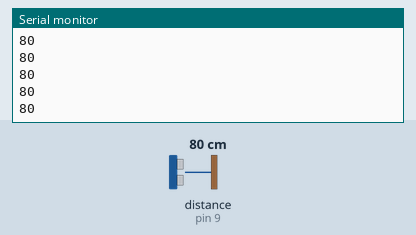
This sketch was run on a simulated Arduino Uno, built with avr-gcc and run on an emulated ATmega328P. On the bench: the last lines printed to the serial monitor. Wiring (inferred from the names in the program): ultrasonic range finder: trigger pin 8; echo pin 9. Inputs (shaded band) come from the test bench; at power-on: distance to the obstacle (sensor on pin 9) 80 cm. The echo pulse lasts 58.3 µs per cm.

Above: at 1.2 s.
1.3 s: distance to the obstacle (sensor on pin 9) set to 2 cm
At 1.42 s:
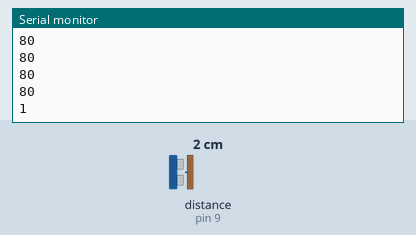
2.8 s: distance to the obstacle (sensor on pin 9) set to 4 cm
At 2.84 s:
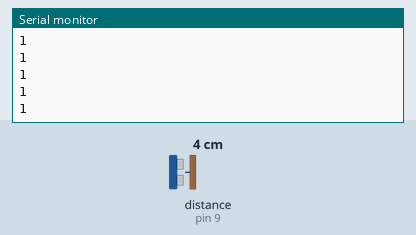
Timing chart, 0 to 5.8 s (numbered marks = the images above; inputs shaded):
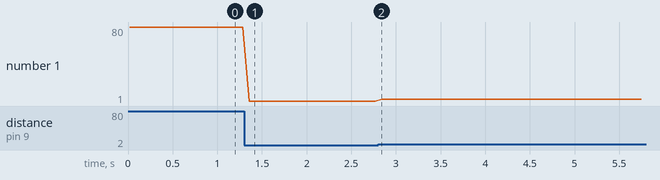

The sketch:

sketch_dec30a.ino
```cpp
const int TRIG_PIN = 8;
const int ECHO_PIN = 9;

long readDistanceCm() {
  digitalWrite(TRIG_PIN, LOW);
  delayMicroseconds(2);
  digitalWrite(TRIG_PIN, HIGH);
  delayMicroseconds(10);
  digitalWrite(TRIG_PIN, LOW);

  unsigned long us = pulseIn(ECHO_PIN, HIGH, 30000); // timeout 30ms
  if (us == 0) return -1;                            // no echo
  return (long)(us / 58);                            // cm
}

void setup() {
  Serial.begin(9600);               // set Serial Monitor to 9600
  pinMode(TRIG_PIN, OUTPUT);
  pinMode(ECHO_PIN, INPUT);
  Serial.println("BOOT");
  Serial.println("RADAR_READY");
}

void loop() {
  long cm = readDistanceCm();
  Serial.println(cm);               // one value per line = stable plotting
  delay(70);                        // >= 60ms recommended
}
```

Measured:
- after the input at 1.3 s, the serial monitor: prints a new line after 0.06 s (image 1)
- plotted number 1: 80 → 1 after the input at 1.3 s, 1 → 3 after the input at 2.8 s
